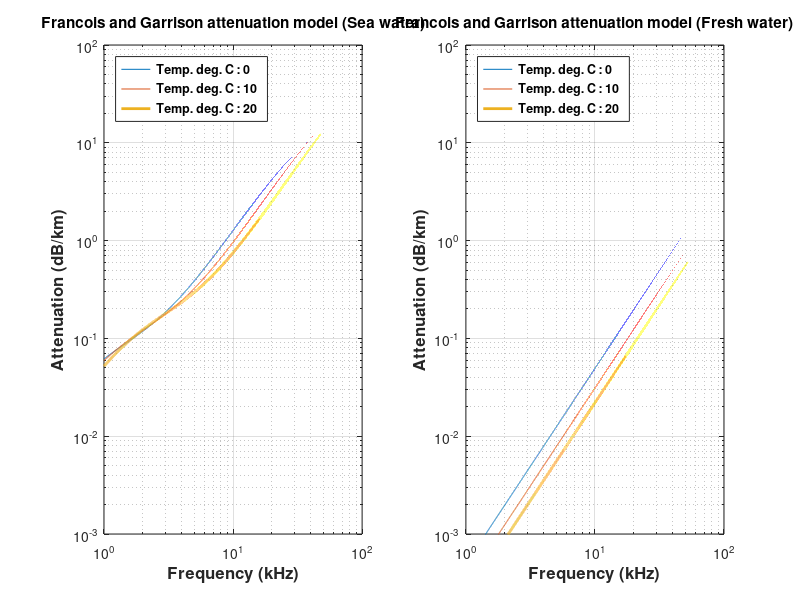

This figure's MATLAB source:
%% 2012041811kimdonghu
clear all;close all;clc;
f=1:0.001:100;
T=[0 10 20];
ph=8;
S=35;
z=0;
c=1481.6;

alpha_f=zeros(length(T),length(f));
alpha_s=zeros(length(T),length(f));
%%
for p=1:length(T)
    t=T(p);
   
    A1=8.68/c*10^(0.78*ph-5);
    p1=1;
    f1=2.8*(S/35)^0.5*10^(4-1245/(273+t));
    
    A2=21.44*S/c*(1+0.025*t);
    P2=1-137*10^-4*z+6.2*10^-9*z^2;
    f2=(8.17*10^(8-1990/(273+t)))/(1+0.0018*(S-35));
    
    if t<=20
        A3=4.937*10^-4-2.59*10^-5*t+9.11*10^-7*t^2-1.50*10^-8*t^3;
        P3=1-3.83*10^-5*z+4.9*10^-10*z^2;
    else
        A3=3.964*10^-4-1.146*10^-5*t+1.45*10^-7*t^2-6.50*10^-10+t^3;
        P3=1-3.83*10^-5*z+4.9*10^-10*z^2;
    end
    
    alpha_s(p,:)=(A1*p1*f1*f.^2)./(f.^2+f1^2)+(A2*P2*f2*f.^2)./(f.^2+f2^2)+A3*P3*f.^2;
    alpha_f(p,:)=A3*P3*f.^2;
        
end

%%
subplot(1,2,1);
loglog(f,alpha_s(1,:),f,alpha_s(2,:),f,alpha_s(3,:),'linewidth',2);
grid on;
title('Francois and Garrison attenuation model (Sea water)');
xlabel('Frequency (kHz)','fontsize',12,'fontweight','bold');
ylabel('Attenuation (dB/km)','fontsize',12,'fontweight','bold');
tmp=legend('Temp. deg. C : 0','Temp. deg. C : 10','Temp. deg. C : 20','location','northwest');
set(tmp,'fontweight','bold')
ylim([1e-3 1e2])

subplot(1,2,2);
loglog(f,alpha_f(1,:),f,alpha_f(2,:),f,alpha_f(3,:),'linewidth',2);
grid on;
title('Francois and Garrison attenuation model (Fresh water)');
xlabel('Frequency (kHz)','fontsize',12,'fontweight','bold');
ylabel('Attenuation (dB/km)','fontsize',12,'fontweight','bold');
tmp=legend('Temp. deg. C : 0','Temp. deg. C : 10','Temp. deg. C : 20','location','northwest');
set(tmp,'fontweight','bold')
ylim([1e-3 1e2])